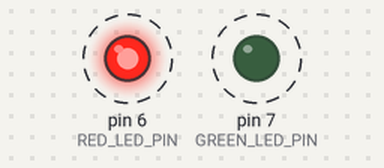
The sketch below on a simulated Arduino Uno, built with avr-gcc and run on an emulated ATmega328P. On the bench: output pins drawn as LEDs (lit = HIGH). Dashed ring = blinking.

Above: at 0.5 s.
Timing chart, 0 to 4.6 s (numbered marks = the images above):
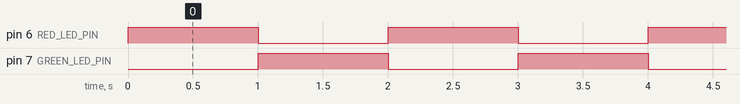

Measured:
- by itself, pin 6 (RED_LED_PIN), pin 7 (GREEN_LED_PIN): alternates HIGH for 1.0 s and LOW for 1.0 s

The sketch:

Blink2.ino
```cpp
// Uses pins 6 & 7 to control the blinking of external red and greeen LEDs.

const int RED_LED_PIN = 6;
const int GREEN_LED_PIN = 7;

void setup() {

  pinMode(RED_LED_PIN, OUTPUT);
  pinMode(GREEN_LED_PIN, OUTPUT);
}

void loop() {

  digitalWrite(RED_LED_PIN, HIGH);    // Turn the red on...
  digitalWrite(GREEN_LED_PIN, LOW);   // ...and green off.
  delay(1000);                        // Wait for a second.

  digitalWrite(RED_LED_PIN, LOW);     // Now do the opposite.
  digitalWrite(GREEN_LED_PIN, HIGH);
  delay(1000);
}
```
